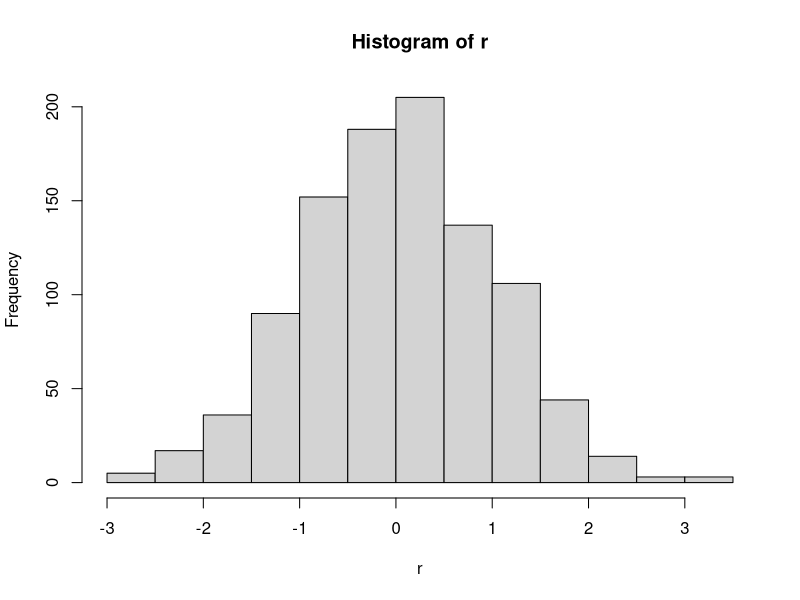

Reproduce this figure in R.
## ---- chunk 1
set.seed(87367836)
r <- rnorm(1000)
hist(r)
## ---- chunk 2
print("hello world")
